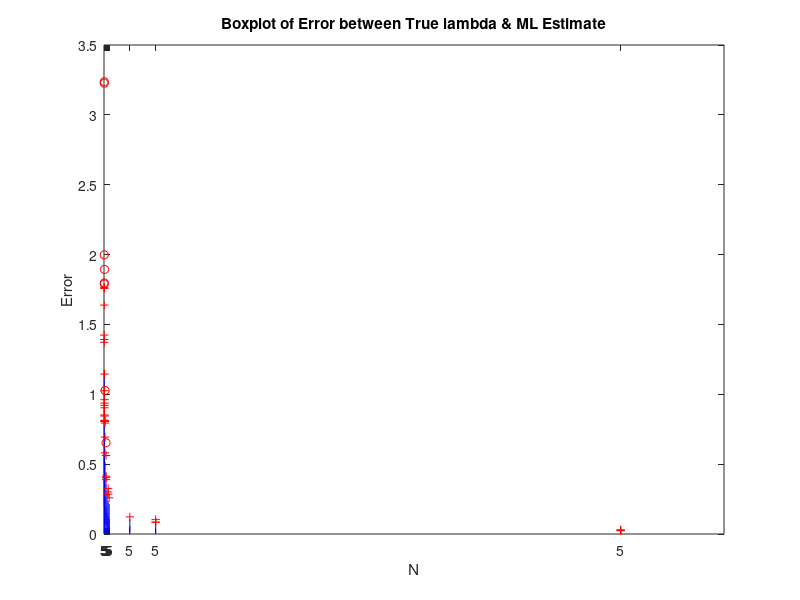
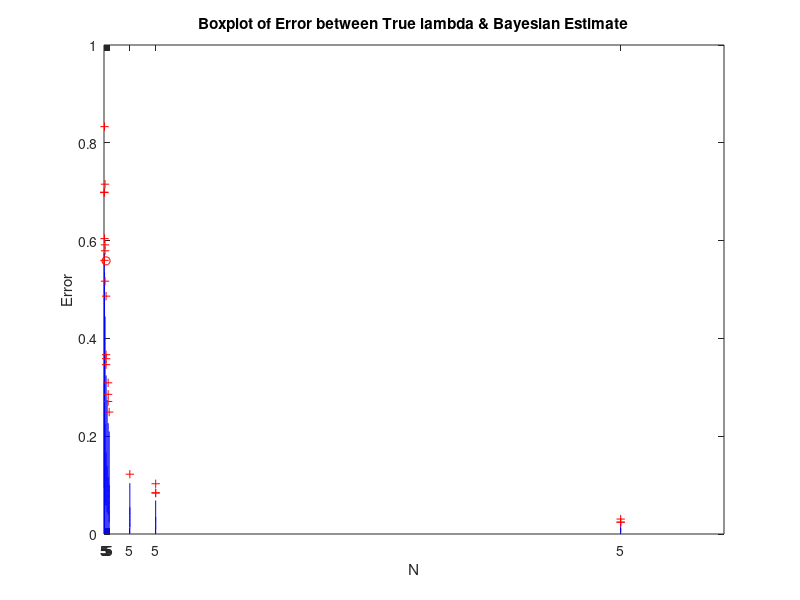

Write the MATLAB code that produced these figures, in order.
rng(0);

N = [5; 10; 20; 40; 60; 80; 100; 500; 10^3; 10^4];
M = 125;
lambda = 5;
alpha = 5.5;
beta = 1;

error_ml = zeros(M*size(N,1),1);
error_pm = zeros(M*size(N,1),1);
N_value = zeros(M*size(N,1),1);

for n = 1:size(N,1)
    for m = 1:M
        data = -0.2.*log(rand(N(n,1),1));
        lambda_ml = N(n,1)./sum(data);
        lambda_pm = (N(n,1) + alpha)./(sum(data) + beta); 
        error_ml(M*(n-1)+m,1) = abs(lambda_ml-lambda)./lambda;
        error_pm(M*(n-1)+m,1) = abs(lambda_pm-lambda)./lambda;
        N_value(M*(n-1)+m,1) = N(n,1);
    end
end

figure(1);
boxplot(error_ml,N_value);
xlabel('N')
ylabel('Error')
title('Boxplot of Error between True lambda & ML Estimate')

figure(2);
boxplot(error_pm,N_value);
xlabel('N')
ylabel('Error')
title('Boxplot of Error between True lambda & Bayesian Estimate')